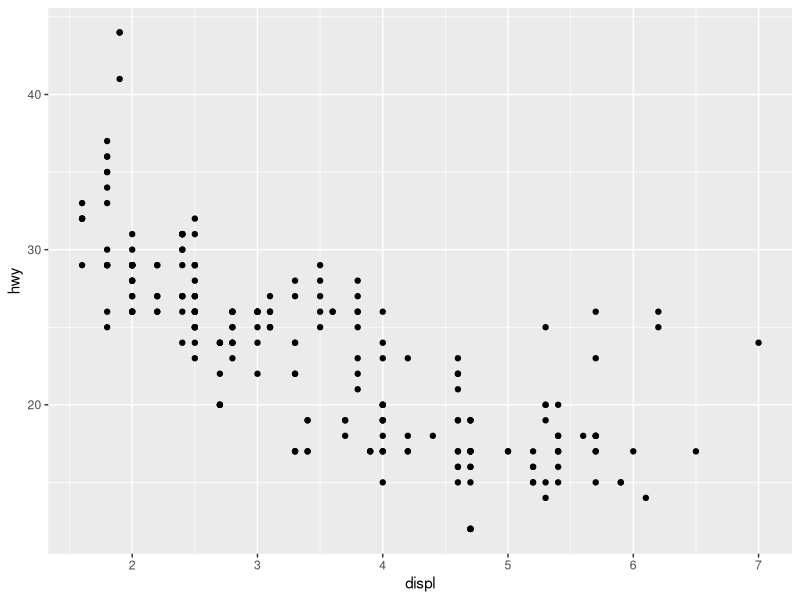
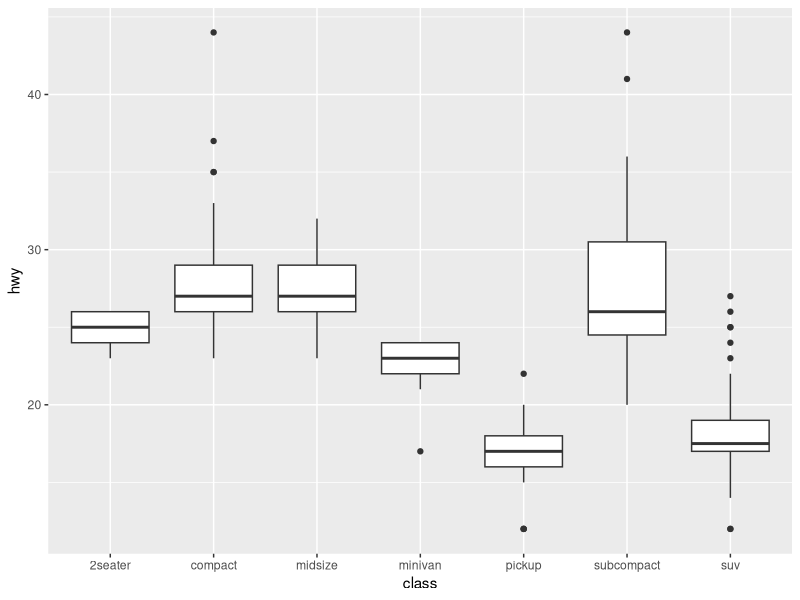
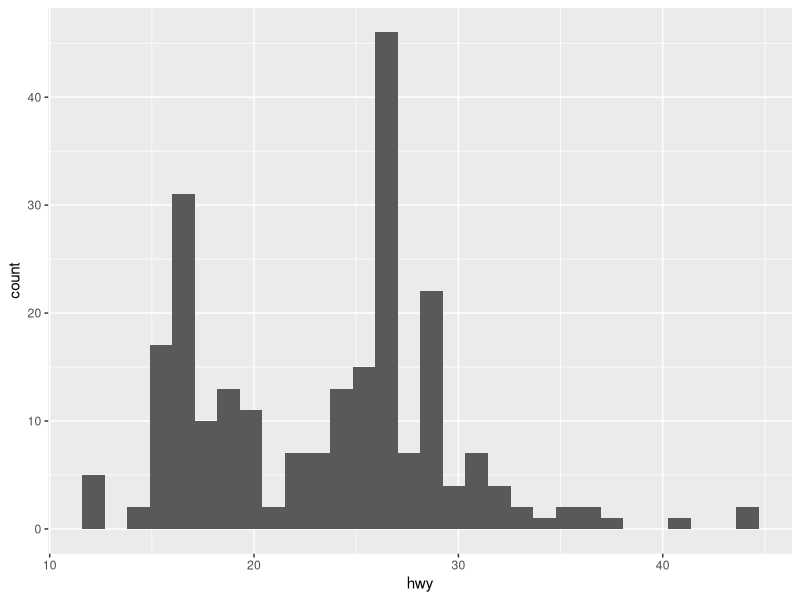
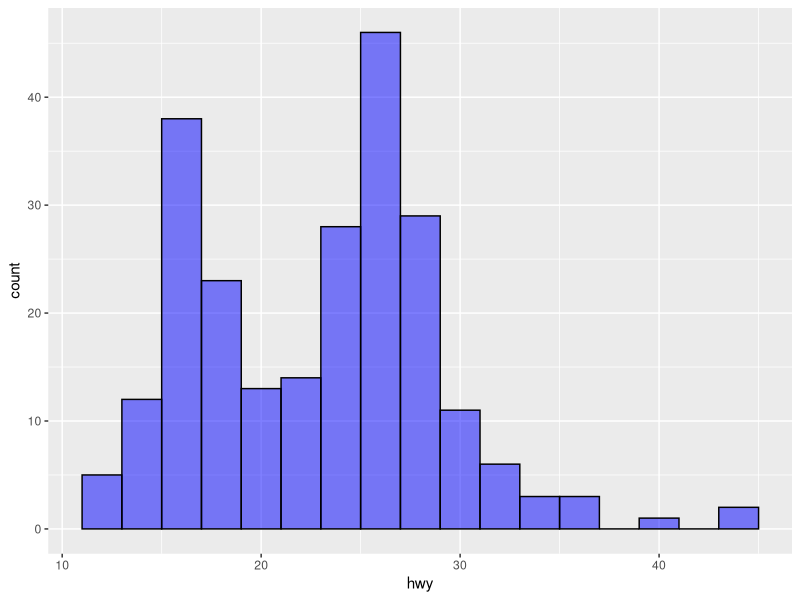
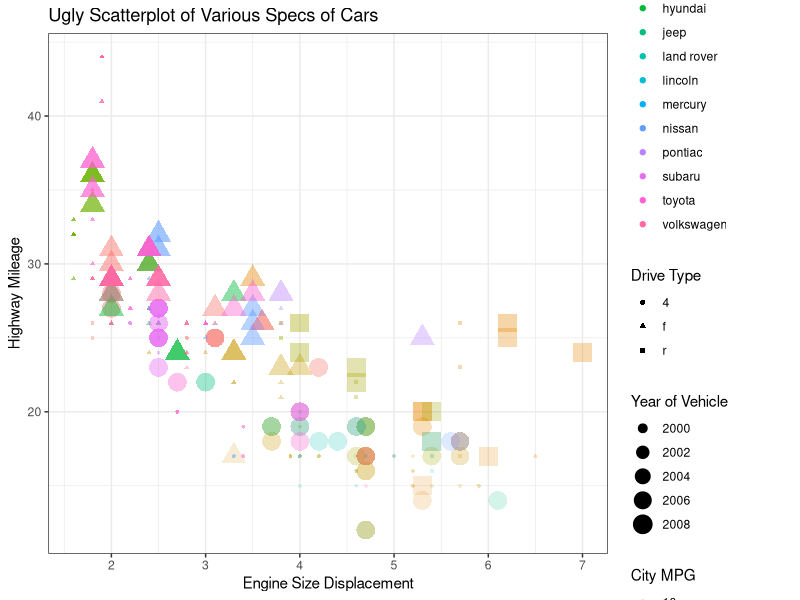
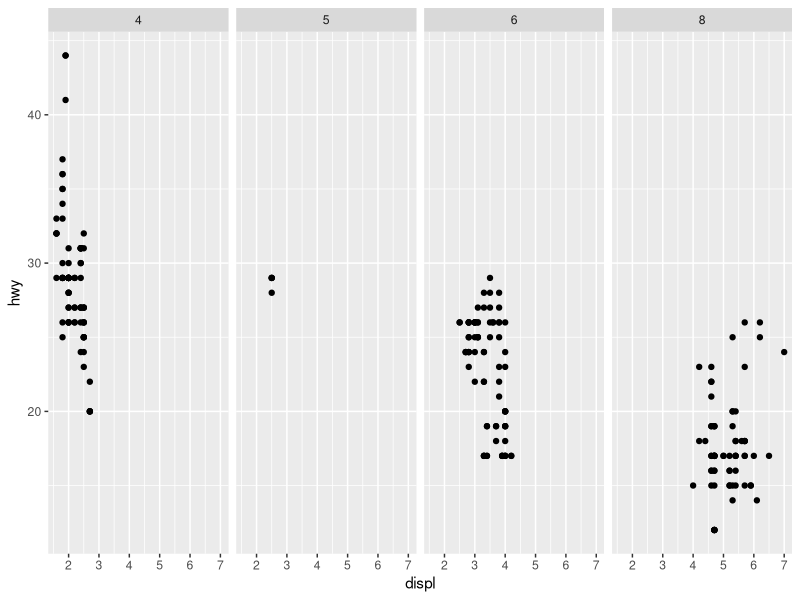
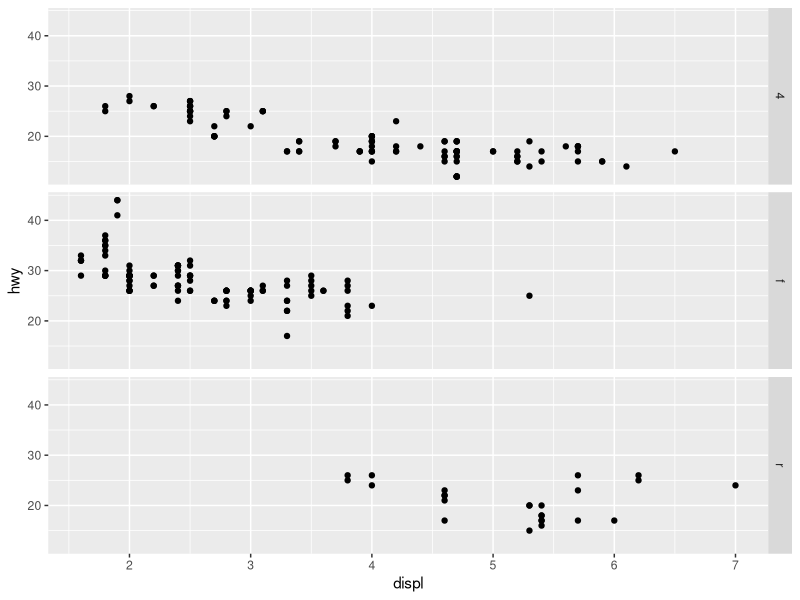
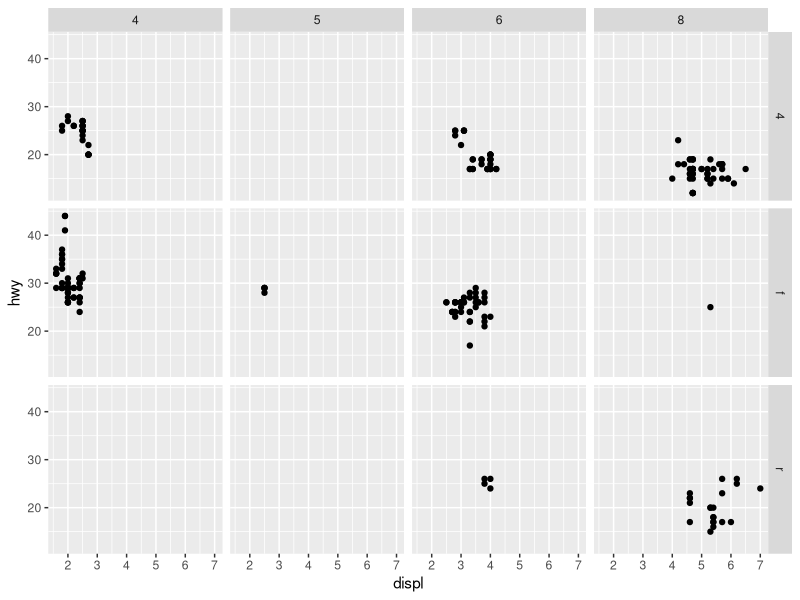

The R script that drew these images, in order:
## ---- chunk 1
#| label: setup
#| include: false
library(tidyverse)


## ---- chunk 2
#| label: read-5mpg-data

head(mpg)
## ---- chunk 3
#| label: scatterplot-displ-hwy
ggplot(data = mpg) +
  geom_point(mapping = aes(x = displ, 
                           y = hwy))
## ---- chunk 4
#| label: scatterplot-class-hwy
ggplot(data = mpg) +
  geom_boxplot(mapping = aes(x = class, y = hwy))
## ---- chunk 5
#| label: hist-hwy
ggplot(mpg) +
  geom_histogram(aes(x = hwy))
## ---- chunk 6
#| label: hist-hwy-update

ggplot(mpg) +
  geom_histogram(aes(x = hwy), 
                 alpha = 0.5,
                 binwidth = 2, 
                 fill = "blue",
                 color = "black")
## ---- chunk 7
#| label: ugly-scatterplot
ggplot(data = mpg) +
  geom_point(mapping = aes(x = displ, 
                           y = hwy, 
                           color = manufacturer,
                           size = year,
                           alpha = cty,
                           shape = drv)) +
  labs(x = "Engine Size Displacement",
       y = "Highway Mileage",
       color = "Manufacturer of Vehicle",
       size = "Year of Vehicle",
       alpha = "City MPG",
       shape = "Drive Type",
       title = "Ugly Scatterplot of Various Specs of Cars"
       ) +
  theme_bw()
## ---- chunk 8
#| label: facet-example
# Makes a plot that the commands below will modify
q <- ggplot(mpg) + geom_point(aes(x = displ, y = hwy))

q + facet_grid(. ~ cyl)
q + facet_grid(drv ~ .)
q + facet_grid(drv ~ cyl)
q + facet_wrap(~ class)
## ---- chunk 9
#| label: bar-class

ggplot(mpg) +
  geom_bar(aes(x = class, fill = drv),
           position = position_dodge()) +
  labs(x = "Class of Vehicle",
       y = "Number of Vehicles in Sample") +
  theme_bw()
  
## ---- chunk 10
#| label: fitted-scatter-plot
ggplot(mpg, aes(x = displ, y = hwy)) + 
  geom_point(aes(color = class)) +
  geom_smooth(color = "black",
              se = FALSE,
              method = "lm") 


  ggsave("example.jpg", width = 6, height = 4)
